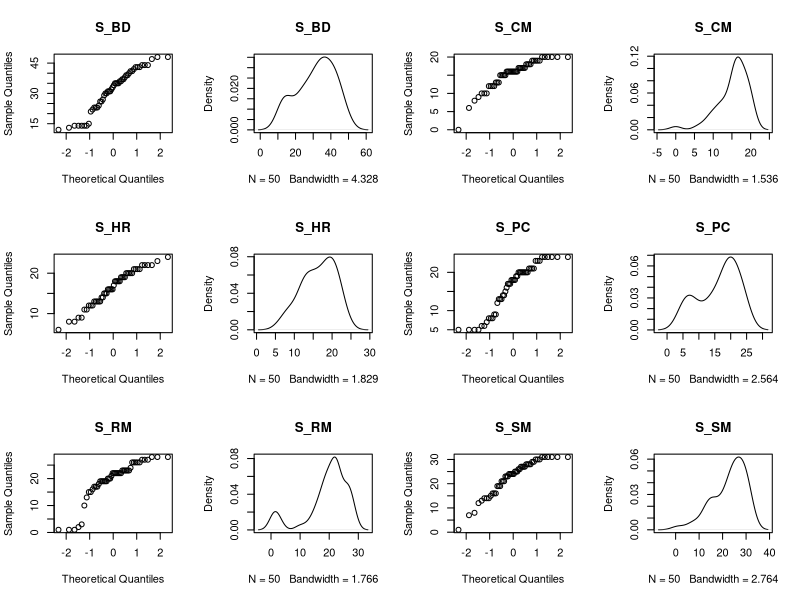

Source code (R): (Note: this script raises an error after producing the figure.)
#practicing discriminant analysis 

#loading the libraries 

library(tidyverse)
library(readxl)
library(caret)
library(MASS)



#importing data 

disc<-read_excel("./data sets/Dataset_Vinayak Oak.xls")%>%data.frame()

str(disc)

disc<-disc%>%mutate(s=factor(s,labels = c(0,1)))
#testing assumptions 

#1- Normality , 2-linearity , 3- outlier

par(mfrow=c(3,4))

for(i in names(disc[,-1])){
        qqnorm(disc[,i],main = i)
        density(disc[,i])%>%plot(main=paste(i))
}


#here we see that we have a serious problem in normality

#lets test if there are any outlier 

mah<-mahalanobis(x = disc[,-1],center = colMeans(disc[,-1]),cov = cov(disc[,-1]))
cutoconfmatupper<-qchisq(.99,ncol(disc[,-1]))
cutoconfmatlower<-qchisq(.01,ncol(disc[,-1]))

which(mah>cutoconfmatupper) #only one record
which(mah<cutoconfmatlower) # no records at all 



#running diconfmaterent types of discriminant analysis with transformations 
set.seed(2662)

control=trainControl(method = "cv",number = 10,savePredictions = T)

trainidx<-createDataPartition(y = disc$s,p = .7,list = F)
traindata<-disc[trainidx,]
testdata<-disc[-trainidx,]


#linear

ldafit<-train(s~.,data=traindata,method="lda",preProcess=c("BoxCox","scale","center"),trControl=control)

ldafit

pred<-predict(ldafit,testdata)

confmat<-table(testdata$s,pred)%>%confusionMatrix()

confmat #0.9286

confmat$byClass



#quadratic
qdafit<-train(s~.,data=traindata,method="qda",preProcess=c("BoxCox","scale","center"),trControl=control)
qdafit

pred<-predict(qdafit,testdata)

confmat<-table(testdata$s,pred)%>%confusionMatrix()
confmat #71
confmat$byClass


#flexible
fdafit<-train(s~.,data=traindata,method="fda",preProcess=c("BoxCox","scale","center"),trControl=control)
fdafit

pred<-predict(fdafit,testdata)

confmat<-table(testdata$s,pred)%>%confusionMatrix()
confmat #85
confmat$byClass

#regularized


rdafit<-train(s~.,data=traindata,method="rda",preProcess=c("BoxCox","scale","center"),trControl=control)
rdafit$bestTune

pred<-predict(rdafit,testdata)

confmat<-table(testdata$s,pred)%>%confusionMatrix()
confmat #0.9286
confmat$byClass

#mixure

mdafit<-train(s~.,data=traindata,method="rda",preProcess=c("BoxCox","scale","center"),trControl=control)
mdafit

pred<-predict(mdafit,testdata)

confmat<-table(testdata$s,pred)%>%confusionMatrix()
confmat #0.9286
confmat$byClass


######
#ROC and AUC as ametrics to get the important variables 

varImp(ldafit,scale = T)%>%plot()

filterVarImp(x = traindata[,-1],y = traindata$s)%>%plot

